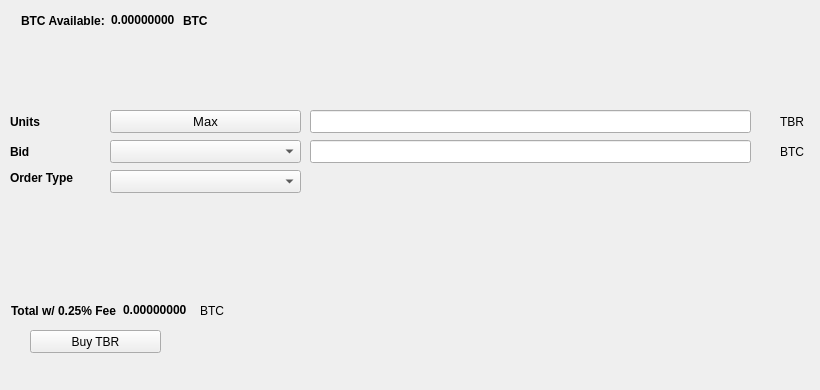
   <widget class="QWidget" name="BuyTab">
    <attribute name="title">
     <string>Buy</string>
    </attribute>
    <widget class="QPushButton" name="BuyTBR">
     <property name="geometry">
      <rect>
       <x>30</x>
       <y>330</y>
       <width>131</width>
       <height>23</height>
      </rect>
     </property>
     <property name="text">
      <string>Buy TBR</string>
     </property>
     <property name="icon">
      <iconset resource="../tiberium.qrc">
       <normaloff>:/icons/bitcoin</normaloff>:/icons/bitcoin</iconset>
     </property>
    </widget>
    <widget class="QLabel" name="label_3">
     <property name="geometry">
      <rect>
       <x>10</x>
       <y>110</y>
       <width>46</width>
       <height>23</height>
      </rect>
     </property>
     <property name="font">
      <font>
       <weight>75</weight>
       <bold>true</bold>
      </font>
     </property>
     <property name="text">
      <string>Units</string>
     </property>
    </widget>
    <widget class="QLineEdit" name="UnitsInput">
     <property name="geometry">
      <rect>
       <x>310</x>
       <y>110</y>
       <width>441</width>
       <height>23</height>
      </rect>
     </property>
     <property name="font">
      <font>
       <pointsize>9</pointsize>
       <weight>75</weight>
       <bold>true</bold>
      </font>
     </property>
    </widget>
    <widget class="QLineEdit" name="BuyBidPriceEdit">
     <property name="geometry">
      <rect>
       <x>310</x>
       <y>140</y>
       <width>441</width>
       <height>23</height>
      </rect>
     </property>
     <property name="font">
      <font>
       <pointsize>9</pointsize>
       <weight>75</weight>
       <bold>true</bold>
      </font>
     </property>
    </widget>
    <widget class="QLabel" name="label_4">
     <property name="geometry">
      <rect>
       <x>780</x>
       <y>110</y>
       <width>31</width>
       <height>23</height>
      </rect>
     </property>
     <property name="text">
      <string>TBR</string>
     </property>
    </widget>
    <widget class="QLabel" name="label_5">
     <property name="geometry">
      <rect>
       <x>780</x>
       <y>140</y>
       <width>31</width>
       <height>23</height>
      </rect>
     </property>
     <property name="text">
      <string>BTC</string>
     </property>
    </widget>
    <widget class="QLabel" name="label_6">
     <property name="geometry">
      <rect>
       <x>10</x>
       <y>140</y>
       <width>46</width>
       <height>23</height>
      </rect>
     </property>
     <property name="font">
      <font>
       <weight>75</weight>
       <bold>true</bold>
      </font>
     </property>
     <property name="text">
      <string>Bid</string>
     </property>
    </widget>
    <widget class="QLabel" name="label_7">
     <property name="geometry">
      <rect>
       <x>10</x>
       <y>170</y>
       <width>91</width>
       <height>16</height>
      </rect>
     </property>
     <property name="font">
      <font>
       <weight>75</weight>
       <bold>true</bold>
      </font>
     </property>
     <property name="text">
      <string>Order Type</string>
     </property>
    </widget>
    <widget class="QPushButton" name="Buy_Max_Amount">
     <property name="geometry">
      <rect>
       <x>110</x>
       <y>110</y>
       <width>191</width>
       <height>23</height>
      </rect>
     </property>
     <property name="font">
      <font>
       <pointsize>10</pointsize>
      </font>
     </property>
     <property name="text">
      <string>Max</string>
     </property>
    </widget>
    <widget class="QComboBox" name="BuyBidcomboBox">
     <property name="geometry">
      <rect>
       <x>110</x>
       <y>140</y>
       <width>191</width>
       <height>23</height>
      </rect>
     </property>
     <property name="font">
      <font>
       <pointsize>10</pointsize>
      </font>
     </property>
    </widget>
    <widget class="QComboBox" name="buyOrdertypeCombo">
     <property name="geometry">
      <rect>
       <x>110</x>
       <y>170</y>
       <width>191</width>
       <height>23</height>
      </rect>
     </property>
     <property name="font">
      <font>
       <pointsize>10</pointsize>
      </font>
     </property>
    </widget>
    <widget class="QWidget" name="layoutWidget1">
     <property name="geometry">
      <rect>
       <x>21</x>
       <y>11</y>
       <width>227</width>
       <height>19</height>
      </rect>
     </property>
     <layout class="QHBoxLayout" name="horizontalLayout_3">
      <item>
       <widget class="QLabel" name="label232">
        <property name="font">
         <font>
          <weight>75</weight>
          <bold>true</bold>
         </font>
        </property>
        <property name="text">
         <string>BTC Available:</string>
        </property>
       </widget>
      </item>
      <item>
       <widget class="QLabel" name="BtcAvailableLbl">
        <property name="palette">
         <palette>
          <active>
           <colorrole role="WindowText">
            <brush brushstyle="SolidPattern">
             <color alpha="255">
              <red>0</red>
              <green>0</green>
              <blue>0</blue>
             </color>
            </brush>
           </colorrole>
           <colorrole role="Button">
            <brush brushstyle="SolidPattern">
             <color alpha="255">
              <red>0</red>
              <green>170</green>
              <blue>0</blue>
             </color>
            </brush>
           </colorrole>
           <colorrole role="Light">
            <brush brushstyle="SolidPattern">
             <color alpha="255">
              <red>0</red>
              <green>255</green>
              <blue>0</blue>
             </color>
            </brush>
           </colorrole>
           <colorrole role="Midlight">
            <brush brushstyle="SolidPattern">
             <color alpha="255">
              <red>0</red>
              <green>212</green>
              <blue>0</blue>
             </color>
            </brush>
           </colorrole>
           <colorrole role="Dark">
            <brush brushstyle="SolidPattern">
             <color alpha="255">
              <red>0</red>
              <green>85</green>
              <blue>0</blue>
             </color>
            </brush>
           </colorrole>
           <colorrole role="Mid">
            <brush brushstyle="SolidPattern">
             <color alpha="255">
              <red>0</red>
              <green>113</green>
              <blue>0</blue>
             </color>
            </brush>
           </colorrole>
           <colorrole role="Text">
            <brush brushstyle="SolidPattern">
             <color alpha="255">
              <red>0</red>
              <green>170</green>
              <blue>0</blue>
             </color>
            </brush>
           </colorrole>
           <colorrole role="BrightText">
            <brush brushstyle="SolidPattern">
             <color alpha="255">
              <red>255</red>
              <green>255</green>
              <blue>255</blue>
             </color>
            </brush>
           </colorrole>
           <colorrole role="ButtonText">
            <brush brushstyle="SolidPattern">
             <color alpha="255">
              <red>0</red>
              <green>0</green>
              <blue>0</blue>
             </color>
            </brush>
           </colorrole>
           <colorrole role="Base">
            <brush brushstyle="SolidPattern">
             <color alpha="255">
              <red>255</red>
              <green>255</green>
              <blue>255</blue>
             </color>
            </brush>
           </colorrole>
           <colorrole role="Window">
            <brush brushstyle="SolidPattern">
             <color alpha="255">
              <red>0</red>
              <green>170</green>
              <blue>0</blue>
             </color>
            </brush>
           </colorrole>
           <colorrole role="Shadow">
            <brush brushstyle="SolidPattern">
             <color alpha="255">
              <red>0</red>
              <green>0</green>
              <blue>0</blue>
             </color>
            </brush>
           </colorrole>
           <colorrole role="AlternateBase">
            <brush brushstyle="SolidPattern">
             <color alpha="255">
              <red>127</red>
              <green>212</green>
              <blue>127</blue>
             </color>
            </brush>
           </colorrole>
           <colorrole role="ToolTipBase">
            <brush brushstyle="SolidPattern">
             <color alpha="255">
              <red>255</red>
              <green>255</green>
              <blue>220</blue>
             </color>
            </brush>
           </colorrole>
           <colorrole role="ToolTipText">
            <brush brushstyle="SolidPattern">
             <color alpha="255">
              <red>0</red>
              <green>0</green>
              <blue>0</blue>
             </color>
            </brush>
           </colorrole>
          </active>
          <inactive>
           <colorrole role="WindowText">
            <brush brushstyle="SolidPattern">
             <color alpha="255">
              <red>0</red>
              <green>0</green>
              <blue>0</blue>
             </color>
            </brush>
           </colorrole>
           <colorrole role="Button">
            <brush brushstyle="SolidPattern">
             <color alpha="255">
              <red>0</red>
              <green>170</green>
              <blue>0</blue>
             </color>
            </brush>
           </colorrole>
           <colorrole role="Light">
            <brush brushstyle="SolidPattern">
             <color alpha="255">
              <red>0</red>
              <green>255</green>
              <blue>0</blue>
             </color>
            </brush>
           </colorrole>
           <colorrole role="Midlight">
            <brush brushstyle="SolidPattern">
             <color alpha="255">
              <red>0</red>
              <green>212</green>
              <blue>0</blue>
             </color>
            </brush>
           </colorrole>
           <colorrole role="Dark">
            <brush brushstyle="SolidPattern">
             <color alpha="255">
              <red>0</red>
              <green>85</green>
              <blue>0</blue>
             </color>
            </brush>
           </colorrole>
           <colorrole role="Mid">
            <brush brushstyle="SolidPattern">
             <color alpha="255">
              <red>0</red>
              <green>113</green>
              <blue>0</blue>
             </color>
            </brush>
           </colorrole>
           <colorrole role="Text">
            <brush brushstyle="SolidPattern">
             <color alpha="255">
              <red>0</red>
              <green>170</green>
              <blue>0</blue>
             </color>
            </brush>
           </colorrole>
           <colorrole role="BrightText">
            <brush brushstyle="SolidPattern">
             <color alpha="255">
              <red>255</red>
              <green>255</green>
              <blue>255</blue>
             </color>
            </brush>
           </colorrole>
           <colorrole role="ButtonText">
            <brush brushstyle="SolidPattern">
             <color alpha="255">
              <red>0</red>
              <green>0</green>
              <blue>0</blue>
             </color>
            </brush>
           </colorrole>
           <colorrole role="Base">
            <brush brushstyle="SolidPattern">
             <color alpha="255">
              <red>255</red>
              <green>255</green>
              <blue>255</blue>
             </color>
            </brush>
           </colorrole>
           <colorrole role="Window">
            <brush brushstyle="SolidPattern">
             <color alpha="255">
              <red>0</red>
              <green>170</green>
              <blue>0</blue>
             </color>
            </brush>
           </colorrole>
           <colorrole role="Shadow">
            <brush brushstyle="SolidPattern">
             <color alpha="255">
              <red>0</red>
              <green>0</green>
              <blue>0</blue>
             </color>
            </brush>
           </colorrole>
           <colorrole role="AlternateBase">
            <brush brushstyle="SolidPattern">
             <color alpha="255">
              <red>127</red>
              <green>212</green>
              <blue>127</blue>
             </color>
            </brush>
           </colorrole>
           <colorrole role="ToolTipBase">
            <brush brushstyle="SolidPattern">
             <color alpha="255">
              <red>255</red>
              <green>255</green>
              <blue>220</blue>
             </color>
            </brush>
           </colorrole>
           <colorrole role="ToolTipText">
            <brush brushstyle="SolidPattern">
             <color alpha="255">
              <red>0</red>
              <green>0</green>
              <blue>0</blue>
             </color>
            </brush>
           </colorrole>
          </inactive>
          <disabled>
           <colorrole role="WindowText">
            <brush brushstyle="SolidPattern">
             <color alpha="255">
              <red>0</red>
              <green>85</green>
              <blue>0</blue>
             </color>
            </brush>
           </colorrole>
           <colorrole role="Button">
            <brush brushstyle="SolidPattern">
             <color alpha="255">
              <red>0</red>
              <green>170</green>
              <blue>0</blue>
             </color>
            </brush>
           </colorrole>
           <colorrole role="Light">
            <brush brushstyle="SolidPattern">
             <color alpha="255">
              <red>0</red>
              <green>255</green>
              <blue>0</blue>
             </color>
            </brush>
           </colorrole>
           <colorrole role="Midlight">
            <brush brushstyle="SolidPattern">
             <color alpha="255">
              <red>0</red>
              <green>212</green>
              <blue>0</blue>
             </color>
            </brush>
           </colorrole>
           <colorrole role="Dark">
            <brush brushstyle="SolidPattern">
             <color alpha="255">
              <red>0</red>
              <green>85</green>
              <blue>0</blue>
             </color>
            </brush>
           </colorrole>
           <colorrole role="Mid">
            <brush brushstyle="SolidPattern">
             <color alpha="255">
              <red>0</red>
              <green>113</green>
              <blue>0</blue>
             </color>
            </brush>
           </colorrole>
           <colorrole role="Text">
            <brush brushstyle="SolidPattern">
             <color alpha="255">
              <red>0</red>
              <green>85</green>
              <blue>0</blue>
             </color>
            </brush>
           </colorrole>
           <colorrole role="BrightText">
            <brush brushstyle="SolidPattern">
             <color alpha="255">
              <red>255</red>
              <green>255</green>
              <blue>255</blue>
             </color>
            </brush>
           </colorrole>
           <colorrole role="ButtonText">
            <brush brushstyle="SolidPattern">
             <color alpha="255">
              <red>0</red>
              <green>85</green>
              <blue>0</blue>
             </color>
            </brush>
           </colorrole>
           <colorrole role="Base">
            <brush brushstyle="SolidPattern">
             <color alpha="255">
              <red>0</red>
              <green>170</green>
              <blue>0</blue>
             </color>
            </brush>
           </colorrole>
           <colorrole role="Window">
            <brush brushstyle="SolidPattern">
             <color alpha="255">
              <red>0</red>
              <green>170</green>
              <blue>0</blue>
             </color>
            </brush>
           </colorrole>
           <colorrole role="Shadow">
            <brush brushstyle="SolidPattern">
             <color alpha="255">
              <red>0</red>
              <green>0</green>
              <blue>0</blue>
             </color>
            </brush>
           </colorrole>
           <colorrole role="AlternateBase">
            <brush brushstyle="SolidPattern">
             <color alpha="255">
              <red>0</red>
              <green>170</green>
              <blue>0</blue>
             </color>
            </brush>
           </colorrole>
           <colorrole role="ToolTipBase">
            <brush brushstyle="SolidPattern">
             <color alpha="255">
              <red>255</red>
              <green>255</green>
              <blue>220</blue>
             </color>
            </brush>
           </colorrole>
           <colorrole role="ToolTipText">
            <brush brushstyle="SolidPattern">
             <color alpha="255">
              <red>0</red>
              <green>0</green>
              <blue>0</blue>
             </color>
            </brush>
           </colorrole>
          </disabled>
         </palette>
        </property>
        <property name="font">
         <font>
          <weight>75</weight>
          <bold>true</bold>
         </font>
        </property>
        <property name="text">
         <string>0.00000000</string>
        </property>
        <property name="textInteractionFlags">
         <set>Qt::LinksAccessibleByMouse|Qt::TextSelectableByKeyboard|Qt::TextSelectableByMouse</set>
        </property>
       </widget>
      </item>
      <item>
       <widget class="QLabel" name="BtcAvailableLbl_2">
        <property name="font">
         <font>
          <weight>75</weight>
          <bold>true</bold>
         </font>
        </property>
        <property name="text">
         <string>BTC</string>
        </property>
       </widget>
      </item>
     </layout>
    </widget>
    <widget class="QWidget" name="layoutWidge2">
     <property name="geometry">
      <rect>
       <x>11</x>
       <y>301</y>
       <width>259</width>
       <height>19</height>
      </rect>
     </property>
     <layout class="QHBoxLayout" name="horizontalLayout_4">
      <item>
       <widget class="QLabel" name="label_9">
        <property name="font">
         <font>
          <weight>75</weight>
          <bold>true</bold>
         </font>
        </property>
        <property name="text">
         <string>Total w/ 0.25% Fee</string>
        </property>
       </widget>
      </item>
      <item>
       <widget class="QLabel" name="BuyCostLabel">
        <property name="palette">
         <palette>
          <active>
           <colorrole role="WindowText">
            <brush brushstyle="SolidPattern">
             <color alpha="255">
              <red>0</red>
              <green>0</green>
              <blue>0</blue>
             </color>
            </brush>
           </colorrole>
           <colorrole role="Button">
            <brush brushstyle="SolidPattern">
             <color alpha="255">
              <red>0</red>
              <green>170</green>
              <blue>0</blue>
             </color>
            </brush>
           </colorrole>
           <colorrole role="Light">
            <brush brushstyle="SolidPattern">
             <color alpha="255">
              <red>0</red>
              <green>255</green>
              <blue>0</blue>
             </color>
            </brush>
           </colorrole>
           <colorrole role="Midlight">
            <brush brushstyle="SolidPattern">
             <color alpha="255">
              <red>0</red>
              <green>212</green>
              <blue>0</blue>
             </color>
            </brush>
           </colorrole>
           <colorrole role="Dark">
            <brush brushstyle="SolidPattern">
             <color alpha="255">
              <red>0</red>
              <green>85</green>
              <blue>0</blue>
             </color>
            </brush>
           </colorrole>
           <colorrole role="Mid">
            <brush brushstyle="SolidPattern">
             <color alpha="255">
              <red>0</red>
              <green>113</green>
              <blue>0</blue>
             </color>
            </brush>
           </colorrole>
           <colorrole role="Text">
            <brush brushstyle="SolidPattern">
             <color alpha="255">
              <red>0</red>
              <green>170</green>
              <blue>0</blue>
             </color>
            </brush>
           </colorrole>
           <colorrole role="BrightText">
            <brush brushstyle="SolidPattern">
             <color alpha="255">
              <red>255</red>
              <green>255</green>
              <blue>255</blue>
             </color>
            </brush>
           </colorrole>
           <colorrole role="ButtonText">
            <brush brushstyle="SolidPattern">
             <color alpha="255">
              <red>0</red>
              <green>0</green>
              <blue>0</blue>
             </color>
            </brush>
           </colorrole>
           <colorrole role="Base">
            <brush brushstyle="SolidPattern">
             <color alpha="255">
              <red>255</red>
              <green>255</green>
              <blue>255</blue>
             </color>
            </brush>
           </colorrole>
           <colorrole role="Window">
            <brush brushstyle="SolidPattern">
             <color alpha="255">
              <red>0</red>
              <green>170</green>
              <blue>0</blue>
             </color>
            </brush>
           </colorrole>
           <colorrole role="Shadow">
            <brush brushstyle="SolidPattern">
             <color alpha="255">
              <red>0</red>
              <green>0</green>
              <blue>0</blue>
             </color>
            </brush>
           </colorrole>
           <colorrole role="AlternateBase">
            <brush brushstyle="SolidPattern">
             <color alpha="255">
              <red>127</red>
              <green>212</green>
              <blue>127</blue>
             </color>
            </brush>
           </colorrole>
           <colorrole role="ToolTipBase">
            <brush brushstyle="SolidPattern">
             <color alpha="255">
              <red>255</red>
              <green>255</green>
              <blue>220</blue>
             </color>
            </brush>
           </colorrole>
           <colorrole role="ToolTipText">
            <brush brushstyle="SolidPattern">
             <color alpha="255">
              <red>0</red>
              <green>0</green>
              <blue>0</blue>
             </color>
            </brush>
           </colorrole>
          </active>
          <inactive>
           <colorrole role="WindowText">
            <brush brushstyle="SolidPattern">
             <color alpha="255">
              <red>0</red>
              <green>0</green>
              <blue>0</blue>
             </color>
            </brush>
           </colorrole>
           <colorrole role="Button">
            <brush brushstyle="SolidPattern">
             <color alpha="255">
              <red>0</red>
              <green>170</green>
              <blue>0</blue>
             </color>
            </brush>
           </colorrole>
           <colorrole role="Light">
            <brush brushstyle="SolidPattern">
             <color alpha="255">
              <red>0</red>
              <green>255</green>
              <blue>0</blue>
             </color>
            </brush>
           </colorrole>
           <colorrole role="Midlight">
            <brush brushstyle="SolidPattern">
             <color alpha="255">
              <red>0</red>
              <green>212</green>
              <blue>0</blue>
             </color>
            </brush>
           </colorrole>
           <colorrole role="Dark">
            <brush brushstyle="SolidPattern">
             <color alpha="255">
              <red>0</red>
              <green>85</green>
              <blue>0</blue>
             </color>
            </brush>
           </colorrole>
           <colorrole role="Mid">
            <brush brushstyle="SolidPattern">
             <color alpha="255">
              <red>0</red>
              <green>113</green>
              <blue>0</blue>
             </color>
            </brush>
           </colorrole>
           <colorrole role="Text">
            <brush brushstyle="SolidPattern">
             <color alpha="255">
              <red>0</red>
              <green>170</green>
              <blue>0</blue>
             </color>
            </brush>
           </colorrole>
           <colorrole role="BrightText">
            <brush brushstyle="SolidPattern">
             <color alpha="255">
              <red>255</red>
              <green>255</green>
              <blue>255</blue>
             </color>
            </brush>
           </colorrole>
           <colorrole role="ButtonText">
            <brush brushstyle="SolidPattern">
             <color alpha="255">
              <red>0</red>
              <green>0</green>
              <blue>0</blue>
             </color>
            </brush>
           </colorrole>
           <colorrole role="Base">
            <brush brushstyle="SolidPattern">
             <color alpha="255">
              <red>255</red>
              <green>255</green>
              <blue>255</blue>
             </color>
            </brush>
           </colorrole>
           <colorrole role="Window">
            <brush brushstyle="SolidPattern">
             <color alpha="255">
              <red>0</red>
              <green>170</green>
              <blue>0</blue>
             </color>
            </brush>
           </colorrole>
           <colorrole role="Shadow">
            <brush brushstyle="SolidPattern">
             <color alpha="255">
              <red>0</red>
              <green>0</green>
              <blue>0</blue>
             </color>
            </brush>
           </colorrole>
           <colorrole role="AlternateBase">
            <brush brushstyle="SolidPattern">
             <color alpha="255">
              <red>127</red>
              <green>212</green>
              <blue>127</blue>
             </color>
            </brush>
           </colorrole>
           <colorrole role="ToolTipBase">
            <brush brushstyle="SolidPattern">
             <color alpha="255">
              <red>255</red>
              <green>255</green>
              <blue>220</blue>
             </color>
            </brush>
           </colorrole>
           <colorrole role="ToolTipText">
            <brush brushstyle="SolidPattern">
             <color alpha="255">
              <red>0</red>
              <green>0</green>
              <blue>0</blue>
             </color>
            </brush>
           </colorrole>
          </inactive>
          <disabled>
           <colorrole role="WindowText">
            <brush brushstyle="SolidPattern">
             <color alpha="255">
              <red>0</red>
              <green>85</green>
              <blue>0</blue>
             </color>
            </brush>
           </colorrole>
           <colorrole role="Button">
            <brush brushstyle="SolidPattern">
             <color alpha="255">
              <red>0</red>
              <green>170</green>
              <blue>0</blue>
             </color>
            </brush>
           </colorrole>
           <colorrole role="Light">
            <brush brushstyle="SolidPattern">
             <color alpha="255">
              <red>0</red>
              <green>255</green>
              <blue>0</blue>
             </color>
            </brush>
           </colorrole>
           <colorrole role="Midlight">
            <brush brushstyle="SolidPattern">
             <color alpha="255">
              <red>0</red>
              <green>212</green>
              <blue>0</blue>
             </color>
            </brush>
           </colorrole>
           <colorrole role="Dark">
            <brush brushstyle="SolidPattern">
             <color alpha="255">
              <red>0</red>
              <green>85</green>
              <blue>0</blue>
             </color>
            </brush>
           </colorrole>
           <colorrole role="Mid">
            <brush brushstyle="SolidPattern">
             <color alpha="255">
              <red>0</red>
              <green>113</green>
              <blue>0</blue>
             </color>
            </brush>
           </colorrole>
           <colorrole role="Text">
            <brush brushstyle="SolidPattern">
             <color alpha="255">
              <red>0</red>
              <green>85</green>
              <blue>0</blue>
             </color>
            </brush>
           </colorrole>
           <colorrole role="BrightText">
            <brush brushstyle="SolidPattern">
             <color alpha="255">
              <red>255</red>
              <green>255</green>
              <blue>255</blue>
             </color>
            </brush>
           </colorrole>
           <colorrole role="ButtonText">
            <brush brushstyle="SolidPattern">
             <color alpha="255">
              <red>0</red>
              <green>85</green>
              <blue>0</blue>
             </color>
            </brush>
           </colorrole>
           <colorrole role="Base">
            <brush brushstyle="SolidPattern">
             <color alpha="255">
              <red>0</red>
              <green>170</green>
              <blue>0</blue>
             </color>
            </brush>
           </colorrole>
           <colorrole role="Window">
            <brush brushstyle="SolidPattern">
             <color alpha="255">
              <red>0</red>
              <green>170</green>
              <blue>0</blue>
             </color>
            </brush>
           </colorrole>
           <colorrole role="Shadow">
            <brush brushstyle="SolidPattern">
             <color alpha="255">
              <red>0</red>
              <green>0</green>
              <blue>0</blue>
             </color>
            </brush>
           </colorrole>
           <colorrole role="AlternateBase">
            <brush brushstyle="SolidPattern">
             <color alpha="255">
              <red>0</red>
              <green>170</green>
              <blue>0</blue>
             </color>
            </brush>
           </colorrole>
           <colorrole role="ToolTipBase">
            <brush brushstyle="SolidPattern">
             <color alpha="255">
              <red>255</red>
              <green>255</green>
              <blue>220</blue>
             </color>
            </brush>
           </colorrole>
           <colorrole role="ToolTipText">
            <brush brushstyle="SolidPattern">
             <color alpha="255">
              <red>0</red>
              <green>0</green>
              <blue>0</blue>
             </color>
            </brush>
           </colorrole>
          </disabled>
         </palette>
        </property>
        <property name="font">
         <font>
          <weight>75</weight>
          <bold>true</bold>
         </font>
        </property>
        <property name="autoFillBackground">
         <bool>false</bool>
        </property>
        <property name="text">
         <string>0.00000000</string>
        </property>
        <property name="textInteractionFlags">
         <set>Qt::LinksAccessibleByMouse|Qt::TextSelectableByMouse</set>
        </property>
       </widget>
      </item>
      <item>
       <widget class="QLabel" name="label_10">
        <property name="font">
         <font>
          <weight>50</weight>
          <bold>false</bold>
         </font>
        </property>
        <property name="text">
         <string>BTC</string>
        </property>
       </widget>
      </item>
     </layout>
    </widget>
    <widget class="QLabel" name="label_24">
     <property name="geometry">
      <rect>
       <x>460</x>
       <y>300</y>
       <width>281</width>
       <height>81</height>
      </rect>
     </property>
     <property name="text">
      <string/>
     </property>
     <property name="pixmap">
      <pixmap>:/images/bittrex</pixmap>
     </property>
    </widget>
   </widget>
